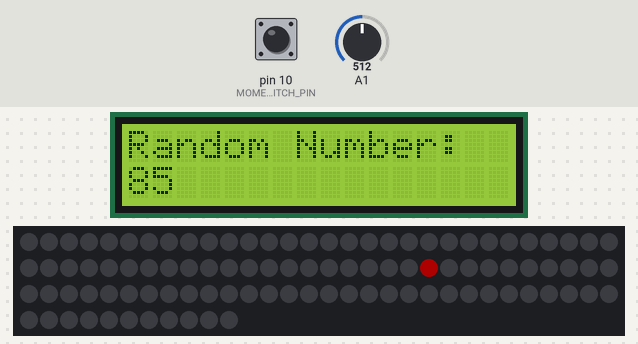
Bench run of a sketch on a simulated Arduino Uno, built with avr-gcc and run on an emulated ATmega328P. On the bench: 16×2 character LCD, 101 RGB LEDs in strip order, left to right, continuing on the next row. Inputs (shaded band) come from the test bench; at power-on: pin 10 (MOMENTARY_SWITCH_PIN) HIGH, A1 = 512. Dim RGB values are drawn brighter than linear; random numbers use the default seed unless the sketch sets one; what the sketch prints to the serial monitor is not drawn.

Above: at 1.2 s.
1.3 s: pin 10 (MOMENTARY_SWITCH_PIN) pulled LOW for 3.2 s
At 4.7 s:
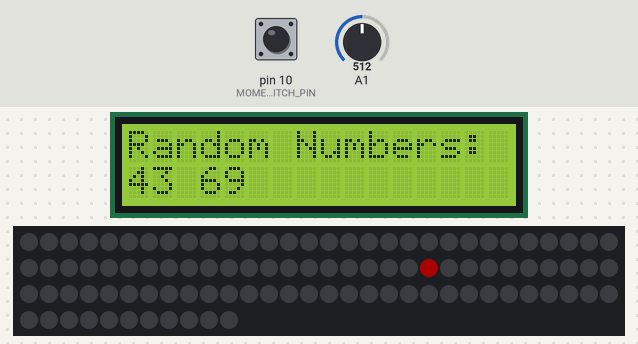
6.0 s: A1 set to 716
7.5 s: pin 10 (MOMENTARY_SWITCH_PIN) pulled LOW for 1 s
At 9.2 s:
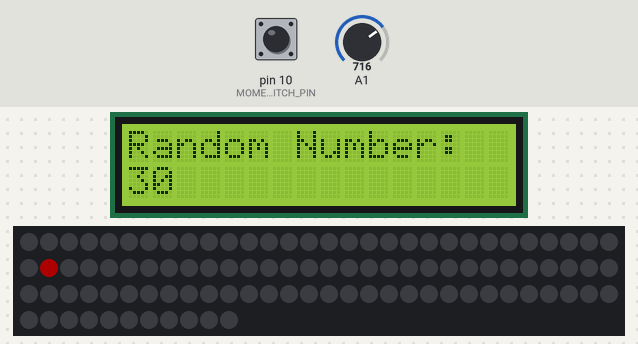
10.0 s: A1 set to 900
11.5 s: A1 set to 1023
Timing chart, 0 to 14.0 s (numbered marks = the images above; inputs shaded):
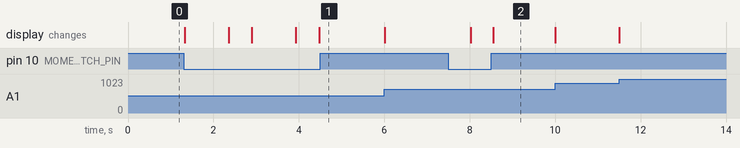

The sketch:

ArduinoCode.ino
```cpp
#include <Wire.h> // Necessary for I2C
#include <LiquidCrystal_I2C.h> // Commands for I2C LCD display
#include <Adafruit_NeoPixel.h> // NeoPixel library for LED strip control

// LCD configuration
LiquidCrystal_I2C lcd(0x27, 16, 2);

// Pin definitions
#define LED_PIN 9            // NeoPixel LED strip pin
#define LED_COUNT 101      // NeoPixel LED strip length
#define MOMENTARY_SWITCH_PIN 10 // Momentary switch pin

// NeoPixel setup
Adafruit_NeoPixel strip(LED_COUNT, LED_PIN, NEO_GRB + NEO_KHZ800);

// Flags and variables
volatile bool kiBlinking = false;
int randomNumber = 0;         // Variable to store random number for Part 1 of Ki mode
int randomNumber2 = 0;        // Variable to store second random number for Part 2
bool randomGenerated = false; // Flag to ensure random number is generated only once
int ledIndex = 0;             // Variable to store mapped LED index from analog input
int indexesSaved = 0;         // Variable to count how many indexes have been saved
int currentPart = 1;          // Variable to track which part (1 or 2) of Ki mode we're in
int ledIndex1 = 0;            // First LED index for Part 2
int ledIndex2 = 0;            // Second LED index for Part 2

void setup() {
  // LCD setup
  lcd.init();
  lcd.backlight();

  pinMode(MOMENTARY_SWITCH_PIN, INPUT_PULLUP);

  // Serial communication setup
  Serial.begin(9600);

  // NeoPixel setup
  strip.begin();
  strip.show();
  strip.setBrightness(50);

  // Random number seed setup for Ki mode
  randomSeed(analogRead(0));

  // Initialize Ki mode
  kiBlinking = true;
}

void loop() {
  if (kiBlinking) {
    if (!randomGenerated) {
      generateAndDisplayRandomNumber(); // Display random number once
      randomGenerated = true;           // Prevent further generation
    }
    mapAnalogToLED();                   // Adjust LED based on analog input

    // Check if momentary switch is pressed to send data over Serial
    if (digitalRead(MOMENTARY_SWITCH_PIN) == LOW) {
      sendRandomAndLEDIndex();
      delay(500); // Debounce delay to prevent repeated triggers
    }
  }
}

// Ki mode: Generate a random number once and display it on the LCD
void generateAndDisplayRandomNumber() {
  if (currentPart == 1) {
    randomNumber = random(1, 101);
    lcd.clear();
    lcd.setCursor(0, 0);
    lcd.print("Random Number:");
    lcd.setCursor(0, 1);
    lcd.print(randomNumber);
  }
}

// Ki mode: Generate and display two random numbers for Part 2
void generateAndDisplayTwoRandomNumbers() {
  randomNumber = random(1, 101);
  randomNumber2 = random(1, 101);
  lcd.clear();
  lcd.setCursor(0, 0);
  lcd.print("Random Numbers:");
  lcd.setCursor(0, 1);
  lcd.print(randomNumber);
  lcd.print(" ");
  lcd.print(randomNumber2);
}

// Ki mode: Map analog input to a single LED on NeoPixel strip
void mapAnalogToLED() {
  int analogValue = analogRead(1);
  ledIndex = map(analogValue, 0, 1023, LED_COUNT - 1,0);

  // Clear all LEDs, then light up only the mapped LED
  strip.clear();
  strip.setPixelColor(ledIndex, strip.Color(255, 0, 0)); // Red color
  strip.show();
}

// Function to handle the sending of data over Serial
void sendRandomAndLEDIndex() {
  if (currentPart == 1) {  // Part 1 logic
    // Send the first random number and LED index to serial
    Serial.print("Generated: ");
    Serial.print(randomNumber);
    Serial.print("    Response: ");
    Serial.println(ledIndex);

    indexesSaved++;  // Increment index counter for Part 1

    if (indexesSaved >= 1) {
      currentPart = 2;          // Transition to Part 2
      indexesSaved = 0;         // Reset index counter for Part 2
      generateAndDisplayTwoRandomNumbers(); // Display two random numbers for Part 2
    }
  }
  else if (currentPart == 2) {  // Part 2 logic
    if (indexesSaved == 0) {
      // First click in Part 2: Save the first LED index
      ledIndex1 = map(analogRead(1), 0, 1023, LED_COUNT - 1,0);
      indexesSaved++;  // Increment to signal first index saved
    }
    else if (indexesSaved == 1) {
      // Second click in Part 2: Save the second LED index
      ledIndex2 = map(analogRead(1), 0, 1023, LED_COUNT - 1,0);

      // Now, output both random numbers and both LED indices
      Serial.print("Random Numbers: ");
      Serial.print(randomNumber);  // First random number
      Serial.print(" ");
      Serial.print(randomNumber2); // Second random number
      Serial.print("    Response saved: ");
      Serial.print(ledIndex1);     // First LED index
      Serial.print(" ");
      Serial.println(ledIndex2);   // Second LED index

      // Now that both selections are done, reset the Ki mode
      currentPart = 1;             // Reset to Part 1
      indexesSaved = 0;            // Reset counter
      randomGenerated = false;     // Allow new random generation for Part 1
      generateAndDisplayRandomNumber(); // Start with new random for Part 1
    }
  }
}
```

Measured:
- after the input at 1.3 s, the display: first changes at once (image 1 shows a later state)
- after the input at 7.5 s, the display: first changes after 0.53 s (image 2 shows a later state)
